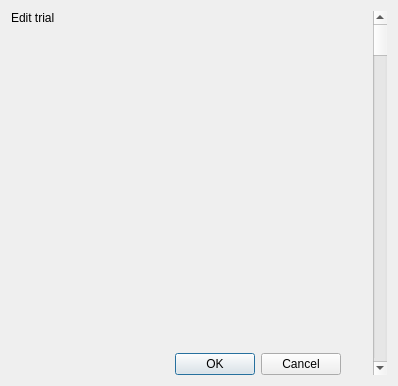
<?xml version="1.0" encoding="UTF-8"?>
<ui version="4.0">
 <class>Dialog</class>
 <widget class="QDialog" name="Dialog">
  <property name="geometry">
   <rect>
    <x>0</x>
    <y>0</y>
    <width>398</width>
    <height>386</height>
   </rect>
  </property>
  <property name="windowTitle">
   <string>Dialog</string>
  </property>
  <layout class="QGridLayout" name="gridLayout_2">
   <item row="0" column="0">
    <layout class="QGridLayout" name="gridLayout" columnstretch="1,1,0,0">
     <item row="0" column="0" colspan="3">
      <widget class="QLabel" name="edit_trial_label">
       <property name="styleSheet">
        <string notr="true">font: 22pt &quot;Gabriola&quot;;</string>
       </property>
       <property name="text">
        <string>Edit trial</string>
       </property>
      </widget>
     </item>
     <item row="0" column="3" rowspan="3">
      <widget class="QScrollBar" name="verticalScrollBar">
       <property name="orientation">
        <enum>Qt::Vertical</enum>
       </property>
      </widget>
     </item>
     <item row="1" column="2">
      <spacer name="verticalSpacer">
       <property name="orientation">
        <enum>Qt::Vertical</enum>
       </property>
       <property name="sizeHint" stdset="0">
        <size>
         <width>20</width>
         <height>50</height>
        </size>
       </property>
      </spacer>
     </item>
     <item row="2" column="0" colspan="2">
      <widget class="QDialogButtonBox" name="buttonBox_2">
       <property name="orientation">
        <enum>Qt::Horizontal</enum>
       </property>
       <property name="standardButtons">
        <set>QDialogButtonBox::Cancel|QDialogButtonBox::Ok</set>
       </property>
      </widget>
     </item>
     <item row="1" column="0" colspan="2">
      <layout class="QFormLayout" name="formLayout"/>
     </item>
    </layout>
   </item>
  </layout>
 </widget>
 <resources/>
 <connections/>
</ui>
